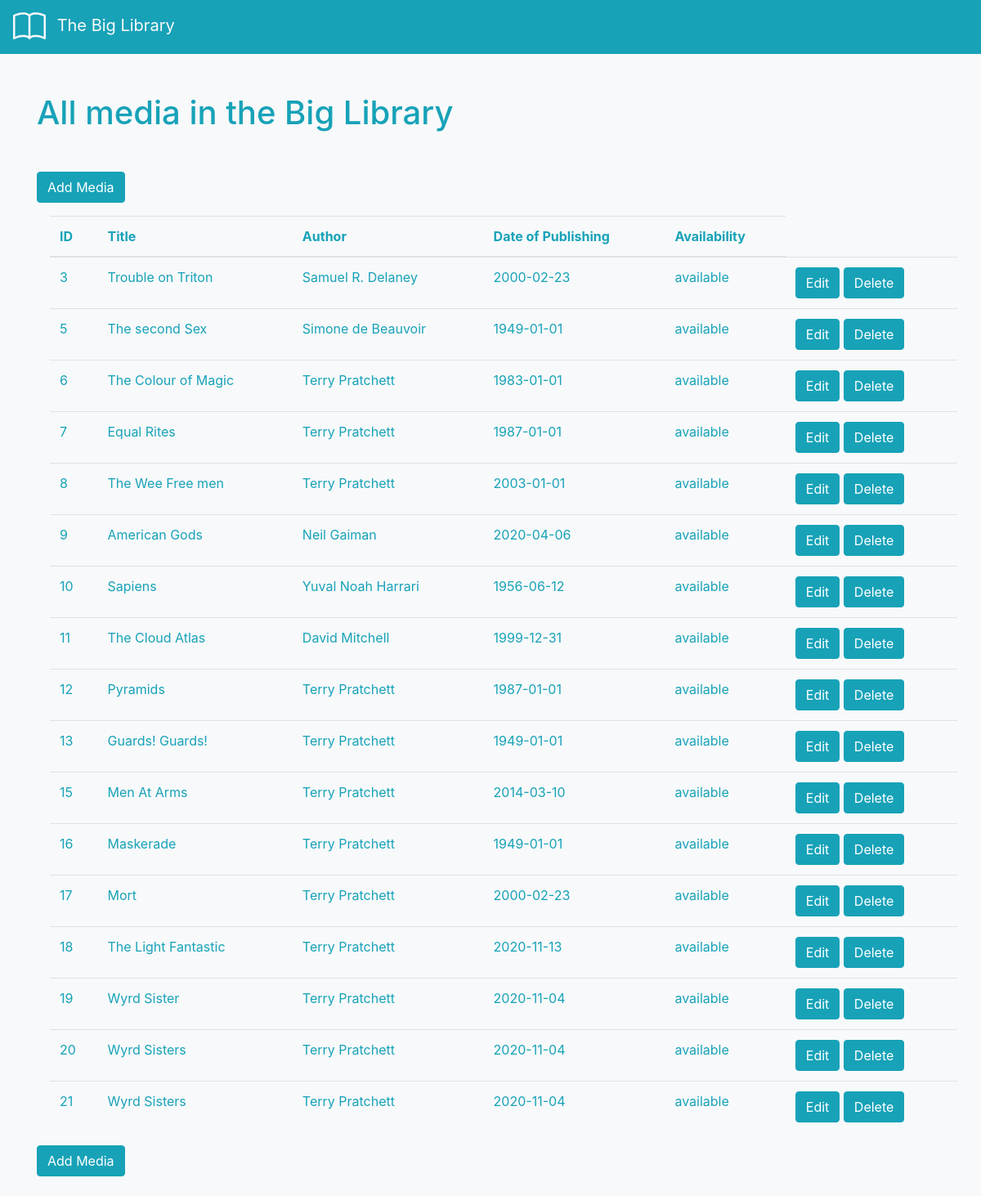
The page / on the database its author committed.
### tables this page shows
CREATE TABLE `library` (
  `id` int(11) NOT NULL,
  `title` varchar(255) NOT NULL,
  `image` varchar(2084) DEFAULT NULL,
  `author_fname` varchar(255) NOT NULL,
  `author_lname` varchar(255) NOT NULL,
  `ISBN` int(13) DEFAULT NULL,
  `description` varchar(2084) DEFAULT NULL,
  `pub_date` date DEFAULT NULL,
  `publisher_name` varchar(255) DEFAULT NULL,
  `publisher_address` varchar(255) DEFAULT NULL,
  `publisher_size` enum('small','medium','big') DEFAULT NULL,
  `pub_type` enum('book','CD','DVD') DEFAULT NULL,
  `status` enum('available','reserved') NOT NULL DEFAULT 'available'
);

### index.php (the view, shortened to what this page needs)
<?php require_once 'actions/db_connect.php'; ?>
<!DOCTYPE html>
<html>
<head>
    <link rel="stylesheet" href="https://stackpath.bootstrapcdn.com/bootstrap/4.3.1/css/bootstrap.min.css"
>
</head>
<body class="bg-light">
<nav>
    <?php include 'navbar.php'; ?>
</nav>
<main>
<div class ="container w-80 mb-4">
    <h1 class="text-info my-5">All media in the Big Library </h1>
    <a href= "create.php"><button type="button" class='btn btn-info'>Add Media</button></a>
    <table class="table text-info table-hover m-3">
        <thead>
            <tr>
                <th scope="col">ID</th>
                <th scope="col">Title</th>
                <th scope="col">Author</th>
                <th scope="col">Date of Publishing</th>
                <th scope="col">Availability</th>
            </tr>
        </thead>
       <tbody>
       <?php
           $sql = "SELECT * FROM library";
           $result = $conn->query($sql);
            if($result->num_rows > 0) {
                while($row = $result->fetch_assoc()) {
                   echo  "  <tr>
                                <td scope='row'>" . $row['id'] ."</td>
                                <td>" . $row['title'] ."</td>
                                <td>" . $row['author_fname'] ." ". $row['author_lname'] ."</td>
                                <td>" . $row['pub_date'] . "</td>
                                <td>" . $row['status'] . "</td>
                                <td>
                                    <a href='update.php?id=" .$row['id']."'><button type='button' class='btn btn-info'>Edit</button></a>
                                     <a href='delete.php?id=" .$row['id']."'><button type='button' class='btn btn-info'>Delete</button></a>
                                </td>
                             </tr>" ;
               }
           } else  {
               echo  "<tr><td colspan='5'><center>No Data Avaliable</center></td></tr>";
           }
            ?>
       </tbody>
   </table>
   <a href= "create.php"><button type="button" class='btn btn-info'>Add Media</button></a>
</div>
</main>
</body>
</html>

### navbar.php (shortened to what this page needs)
<nav class="navbar pl-3 navbar-light bg-info ">
  <a class="navbar-brand" href="index.php">
    <span class="pl-2 text-light text-center" >The Big Library</span>
  </a>
</nav>

### rows shown on the page
library: id "3", title "Trouble on Triton", author_fname "Samuel R.", author_lname "Delaney", pub_date "2000-02-23", status "available"
library: id "5", title "The second Sex", author_fname "Simone", author_lname "de Beauvoir", pub_date "1949-01-01", status "available"
library: id "6", title "The Colour of Magic", author_fname "Terry", author_lname "Pratchett", pub_date "1983-01-01", status "available"
library: id "7", title "Equal Rites", author_fname "Terry", author_lname "Pratchett", pub_date "1987-01-01", status "available"
library: id "8", title "The Wee Free men", author_fname "Terry", author_lname "Pratchett", pub_date "2003-01-01", status "available"
library: id "9", title "American Gods", author_fname "Neil", author_lname "Gaiman", pub_date "2020-04-06", status "available"
library: id "10", title "Sapiens", author_fname "Yuval Noah", author_lname "Harrari", pub_date "1956-06-12", status "available"
library: id "11", title "The Cloud Atlas", author_fname "David", author_lname "Mitchell", pub_date "1999-12-31", status "available"
library: id "12", title "Pyramids", author_fname "Terry", author_lname "Pratchett", pub_date "1987-01-01", status "available"
library: id "13", title "Guards! Guards!", author_fname "Terry", author_lname "Pratchett", pub_date "1949-01-01", status "available"
library: id "15", title "Men At Arms", author_fname "Terry", author_lname "Pratchett", pub_date "2014-03-10", status "available"
library: id "16", title "Maskerade", author_fname "Terry", author_lname "Pratchett", pub_date "1949-01-01", status "available"
library: id "17", title "Mort", author_fname "Terry", author_lname "Pratchett", pub_date "2000-02-23", status "available"
library: id "18", title "The Light Fantastic", author_fname "Terry", author_lname "Pratchett", pub_date "2020-11-13", status "available"
library: id "19", title "Wyrd Sister", author_fname "Terry", author_lname "Pratchett", pub_date "2020-11-04", status "available"
library: id "20", title "Wyrd Sisters", author_fname "Terry", author_lname "Pratchett", pub_date "2020-11-04", status "available"
library: id "21", title "Wyrd Sisters", author_fname "Terry", author_lname "Pratchett", pub_date "2020-11-04", status "available"
